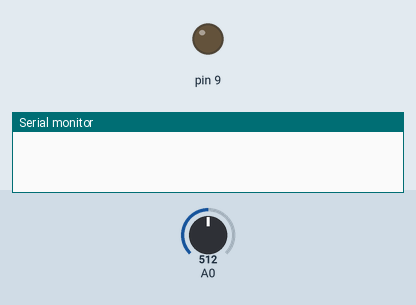
This sketch was run on a simulated Arduino Uno, built with avr-gcc and run on an emulated ATmega328P. On the bench: output pins drawn as LEDs (lit = HIGH), the last lines printed to the serial monitor. The inputs (shaded band) are chosen by the test bench; at power-on: A0 = 512.

Above: at 0.1 s.
At 11.1 s:
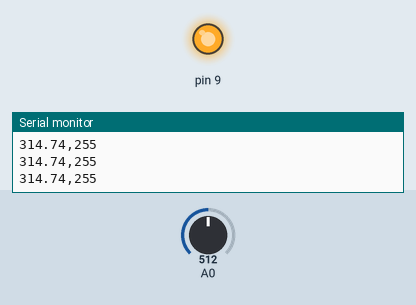
Timing chart, 0 to 12.6 s (numbered marks = the images above):
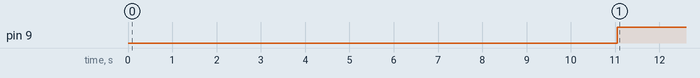

Measured:
- by itself, pin 9: LOW → HIGH at 11.1 s

The sketch:

task6.ino
```cpp
void setup() {
  // put your setup code here, to run once:
  pinMode(9, OUTPUT);
  pinMode(A0, INPUT);
  Serial.begin(9600);
  Serial.setTimeout(-1);


}
int count=0;
double average = 0;
double averagevolt=0;
double T=0;
double Tset=333;
double Rt=0;
boolean on=false;
int timer = 0;
int G= 85;
int IG=0.425;
float error=0;
int response=0;
int errorintegral=0;
void loop() {

  // put your main code here, to run repeatedly:
  if(timer==10){
    analogWrite(9,response);
    timer=0;
    }
  else{


      double value=analogRead(A0);
      value*=0.00488;
      double R1=20000.0;

      Rt=(R1*5-value*R1)/value;

      T=1/((1/298.15)+(1/3950.0)*log10(Rt/100000.0));

      if(count==10){

          average=average/10.0;
          averagevolt= averagevolt/10.0;
         // Serial.println("this is the average temp");
         error=Tset-average;
         errorintegral+=error;
         response=int(G*error +IG*errorintegral);
         if(response>255){
          response=255;
         }
         else if(response<1){
          response=0;
         }
          Serial.println("");
          Serial.print(average);
          Serial.print(",");
          Serial.print(response);


          // Serial.println("this is the average voltage");
          // Serial.println(averagevolt);
          delay(100);
          timer+=1;
          count=0;
          average = 0;
          averagevolt=0;
          //Serial.println("this is the 1 second timer ");
          //Serial.println(timer);
        }
      else{


          delay(100);
          count+=1;
          average+=T;
          averagevolt+=value;

      }


  }


}
```
